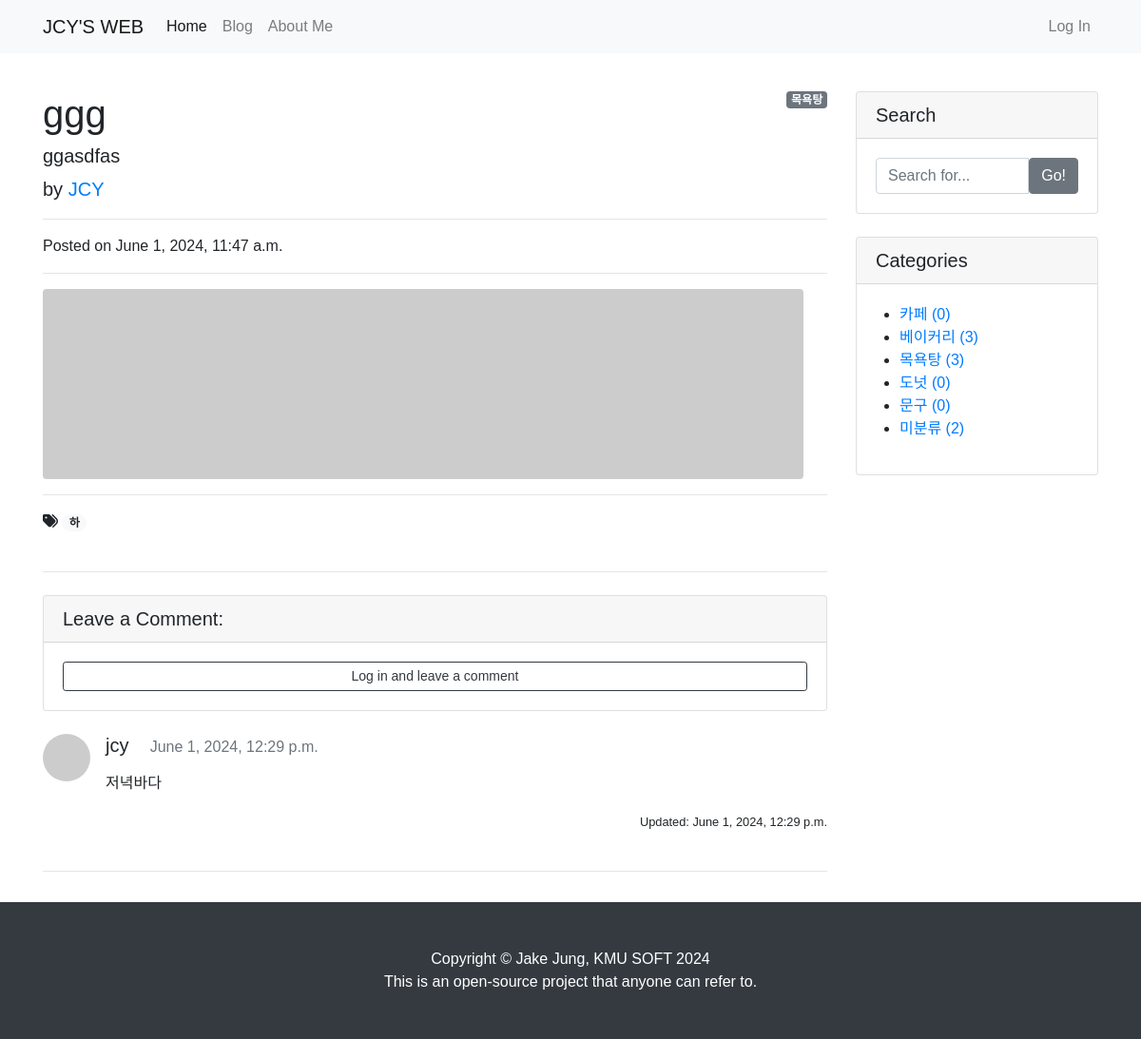
Page /blog/8/ on the committed database.
### blog/models.py (models this page shows, shortened)
class Post(models.Model):
    title = models.CharField(max_length=30)
    hook_text = models.CharField(max_length=100, blank=True)
    content = MarkdownxField()
    head_image = models.ImageField(upload_to="blog/images/%Y/%m/%d/", blank=True)
    file_upload = models.FileField(upload_to="blog/files/%Y/%m/%d/", blank=True)
    created_at = models.DateTimeField(auto_now_add=True)
    updated_at = models.DateTimeField(auto_now=True)
    author = models.ForeignKey(User, null=True, on_delete=models.SET_NULL)
    category = models.ForeignKey(
        Category, null=True, blank=True, on_delete=models.SET_NULL
    )
    tags = models.ManyToManyField(Tag, blank=True)
    def get_content_markdown(self):
        return markdown(self.content)

class Category(models.Model):
    name = models.CharField(max_length=50, unique=True)
    slug = models.SlugField(max_length=200, unique=True, allow_unicode=True)
    def __str__(self):
        return self.name
    def get_absolute_url(self):
        return f"/blog/category/{self.slug}/"
    class Meta:
        verbose_name_plural = "Categories"

class Tag(models.Model):
    name = models.CharField(max_length=50)
    slug = models.SlugField(max_length=200, unique=True, allow_unicode=True)
    def __str__(self):
        return self.name
    def get_absolute_url(self):
        return f"/blog/tag/{self.slug}/"

class Comment(models.Model):
    post = models.ForeignKey(Post, on_delete=models.CASCADE)
    author = models.ForeignKey(User, on_delete=models.CASCADE)
    content = models.TextField()
    created_at = models.DateTimeField(auto_now_add=True)
    modified_at = models.DateTimeField(auto_now=True)

### blog/views.py (the view)
# urls.py: path("<int:pk>/", views.PostDetail.as_view()),
class PostDetail(DetailView):
    model = Post
    def get_context_data(self, **kwargs):
        context = super(PostDetail, self).get_context_data()
        context["categories"] = Category.objects.all()
        context["no_category_post_count"] = Post.objects.filter(category=None).count()
        context["comment_form"] = CommentForm
        return context

### blog/templates/blog/post_detail.html (shortened to what this page needs)
{% extends 'blog/base.html' %}
{% load crispy_forms_tags %}
{% block main_area %}
    <div id="post-area">
        {% if post.category %}
                    <span class="badge badge-secondary float-right">{{ post.category }}</span>
        {% else %}
            <span class="badge badge-secondary float-right">미분류</span>
        {% endif %}
    <h1 class="mt-4">{{ post.title }}</h1>
    <h5 class="text_muted">{{ post.hook_text }}</h5>
    <p class="lead">
      by
      <a href="#">{{ post.author | upper }}</a>
    </p>
    <hr>
    <p>Posted on {{ post.created_at }}</p>
    <hr>
    {% if post.head_image %}
        <img class="img-fluid rounded" src="{{ post.head_image.url }}" alt="{{ post.title }} head image">
    {% else %}
        <img class="img-fluid rounded" src="https://picsum.photos/seed/{{ post.id }}/800/200" alt="random image">
    {% endif %}
    <hr>
    {% if post.tags.exists %}
        <i class="fas fa-tags"></i>
        {% for tag in post.tags.all %}
            <a href="{{ tag.get_absolute_url }}">
                <span class="badge badge-pill badge-light">{{ tag }}</span></a>
        {% endfor %}
        <br/>
        <br/>
    {% endif %}
    <hr>
    </div>
    <div id="comment-area">
    <div class="card my-4">
      <h5 class="card-header">Leave a Comment:</h5>
      <div class="card-body">
        {% if user.is_authenticated %}
        <form id="comment-form" method="POST" action="{{ post.get_absolute_url }}new_comment/">
            {% csrf_token %}
            <div class="form-group">
                {{ comment_form | crispy }}
            </div>
            <button type="submit" class="btn btn-primary">Submit</button>
        </form>
        {% else %}
            <a role="button" class="btn btn-outline-dark btn-block btn-sm" href="#" data-toggle="modal"
               data-target="#loginModal">Log in and leave a comment</a>
        {% endif %}
      </div>
    </div>
    {% if post.comment_set.exists %}
        {% for comment in post.comment_set.iterator %}
        <div class="media mb-4" id="comment-{{ comment.pk }}">
          <img class="d-flex mr-3 rounded-circle" src="http://placehold.it/50x50" alt="">
          <div class="media-body">
              <h5 class="mt-0">{{ comment.author.username }} &nbsp;&nbsp;
              <small class="text-muted">{{ comment.created_at }}</small> </h5>
              <p>{{ comment.content | linebreaks }}</p>
              {% if comment.created_at != comment.modified_at %}
                <p class="text_muted float-right"><small>Updated: {{ comment.modified_at }}</small></p>
              {% endif %}
          </div>
        </div>
        {% endfor %}
    {% endif %}
  </div>
  <hr />
{% endblock %}

### blog/templates/blog/base.html (shortened to what this page needs)
<!DOCTYPE html>
{% load static %}
<html>
<head>
    <link rel="stylesheet" href="{% static 'blog/bootstrap/bootstrap.min.css' %}" media="screen">
    <link rel="stylesheet" href="{% static 'blog/css/blog-font.css' %}">
</head>
<body>
    {% include 'blog/navbar.html' %}
    <div class="container my-3">
        <div class="row">
            <div class="col-md-8 col-lg-9" id="main-area">
                {% block main_area %}
                {% endblock %}
            </div>
            <div class="col-md-4 col-lg-3">
                <div class="card my-4">
                    <h5 class="card-header">Search</h5>
                    <div class="card-body">
                        <div class="input-group">
                            <input type="text" class="form-control" placeholder="Search for..." id="search-input">
                            <span class="input-group-btn">
                                <button class="btn btn-secondary" type="button" onclick="searchPost()">Go!</button>
                            </span>
                        </div>
                    </div>
                </div>
                <div class="card my-4" id="categories-card">
                    <h5 class="card-header">Categories</h5>
                    <div class="card-body">
                        <div class="row">
                            <ul>
                                {%  for category in categories %}
                                    <li>
                                        <a href="{{ category.get_absolute_url}}">{{ category }} ({{ category.post_set.count }})</a>
                                    </li>
                                {% endfor %}
                                    <li>
                                        <a href="/blog/category/no_category">미분류 ({{ no_category_post_count }})</a>
                                    </li>
                            </ul>
                        </div>
                    </div>
                </div>
            </div>
        </div>
    </div>
    {% include 'blog/footer.html' %}
</body>
</html>

### rows in the picture
Post: category "목욕탕", title "ggg", hook_text "ggasdfas", author "JCY", created_at "June 1, 2024, 11:47 a.m."
Tag: name "하"
Comment: author.username "jcy", created_at "June 1, 2024, 12:29 p.m.", content "저녁바다", modified_at "June 1, 2024, 12:29 p.m."
Category: name "카페", post_set.count "0"
Category: name "베이커리", post_set.count "3"
Category: name "목욕탕", post_set.count "3"
Category: name "도넛", post_set.count "0"
Category: name "문구", post_set.count "0"

### other values in the picture
{{ no_category_post_count }} "2"
